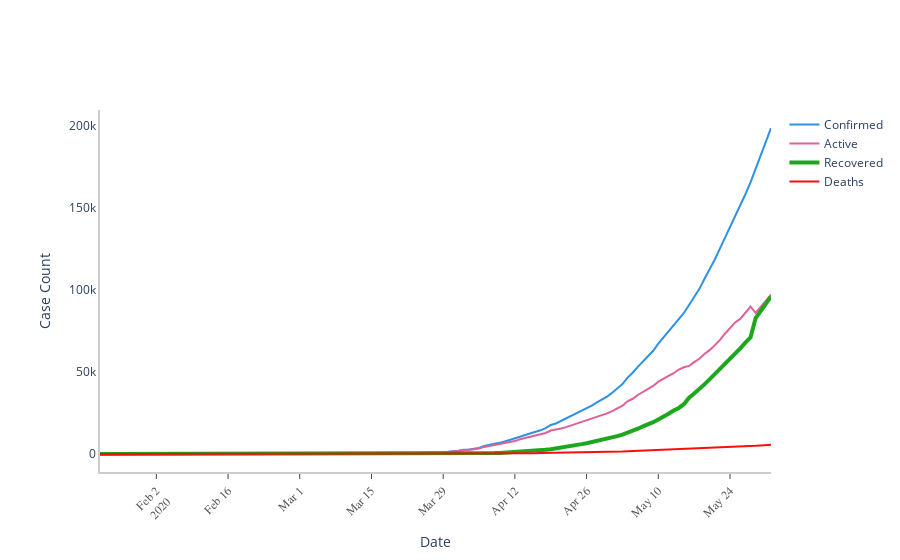

The code cell stored with this chart in its notebook:
### Code cell
ts_array = [confirmed_India_ts, active_India_ts, recovered_India_ts, deaths_India_ts]
labels = ['Confirmed', 'Active','Recovered','Deaths']
colors = [color_arr[0],color_arr[1],color_arr[2],color_arr[3]]
mode_size = [8,8,12,8]
line_size = [2,2,4,2]

#calling the draw.plot function defined above
fig_3 = draw_plot(ts_array = ts_array,
                 ts_label = labels,
                  title = '',
                 colors = colors, mode_size = mode_size,
                 line_size = line_size,
                 x_axis_title = 'Date',
                 y_axis_title = 'Case Count',
                 tickangle = 315,
                 yaxis_type = '',additional_annotations =[])

fig_3.show()

### Figure 1 — Plotly figure (JSON) as saved in the notebook; plotly's stock layout.template omitted (floating-point values rounded to 4 significant figures; data arrays with more than 128 entries replaced by an {"elided": "..."} marker saying what was removed)
{"data": [{"connectgaps": true, "line": {"color": "#2E91E5", "width": 2}, "name": "Confirmed", "type": "scatter", "x": {"elided": "132 str values"}, "y": {"elided": "132 int values"}}, {"connectgaps": true, "line": {"color": "#E15F99", "width": 2}, "name": "Active", "type": "scatter", "x": {"elided": "132 str values"}, "y": {"elided": "132 int values"}}, {"connectgaps": true, "line": {"color": "#1CA71C", "width": 4}, "name": "Recovered", "type": "scatter", "x": {"elided": "132 str values"}, "y": {"elided": "132 int values"}}, {"connectgaps": true, "line": {"color": "#FB0D0D", "width": 2}, "name": "Deaths", "type": "scatter", "x": {"elided": "132 str values"}, "y": {"elided": "132 int values"}}], "layout": {"annotations": [{"font": {"color": "rgb(37,37,37)", "family": "Arial", "size": 16}, "showarrow": false, "text": "", "x": 0, "xanchor": "left", "xref": "paper", "y": 1.05, "yanchor": "bottom", "yref": "paper"}], "autosize": true, "margin": {"autoexpand": true, "l": 100, "r": 20, "t": 110}, "plot_bgcolor": "rgba(0,0,0,0)", "showlegend": true, "xaxis": {"linecolor": "rgb(204, 204, 204)", "linewidth": 2, "showgrid": true, "showline": true, "showticklabels": true, "tickangle": -45, "tickfont": {"color": "rgb(82,82,82)", "family": "Arial", "size": 12}, "ticks": "outside", "title": {"text": "Date"}}, "yaxis": {"linecolor": "rgb(204, 204, 204)", "linewidth": 2, "showgrid": true, "showline": true, "showticklabels": true, "title": {"text": "Case Count"}}}}
